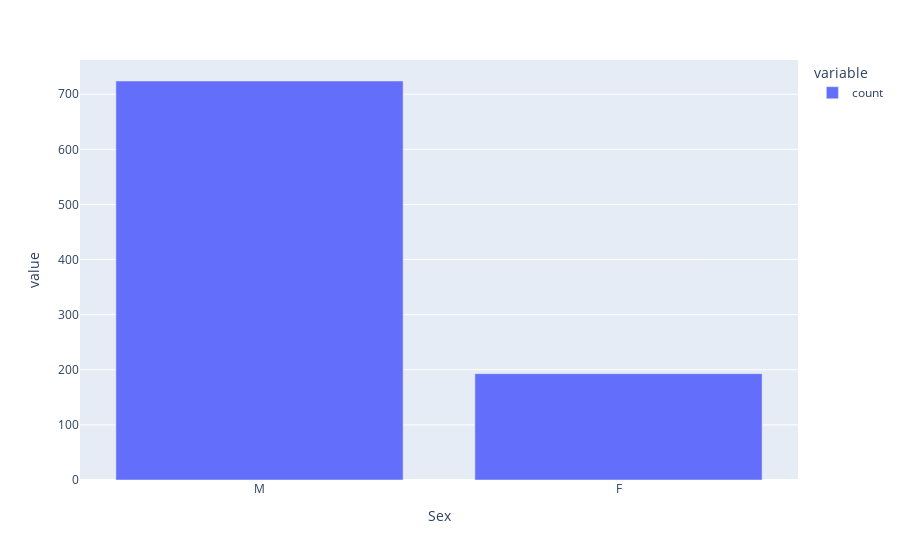

The code cell stored with this chart in its notebook:
### Markdown cell above
# SEX FACTOR

### Code cell
# Total number of Male and Female
px.bar(df.Sex.value_counts())

### Figure 1 — Plotly figure (JSON) as saved in the notebook; plotly's stock layout.template omitted (floating-point values rounded to 4 significant figures)
{"data": [{"alignmentgroup": "True", "hovertemplate": "variable=count<br>Sex=%{x}<br>value=%{y}<extra></extra>", "legendgroup": "count", "marker": {"color": "#636efa", "pattern": {"shape": ""}}, "name": "count", "offsetgroup": "count", "orientation": "v", "showlegend": true, "textposition": "auto", "type": "bar", "x": ["M", "F"], "xaxis": "x", "y": [724, 193], "yaxis": "y"}], "layout": {"autosize": true, "barmode": "relative", "legend": {"title": {"text": "variable"}, "tracegroupgap": 0}, "margin": {"t": 60}, "xaxis": {"anchor": "y", "autorange": true, "domain": [0, 1], "range": [-0.5, 1.5], "title": {"text": "Sex"}, "type": "category"}, "yaxis": {"anchor": "x", "autorange": true, "domain": [0, 1], "range": [0, 762.1], "title": {"text": "value"}, "type": "linear"}}}
